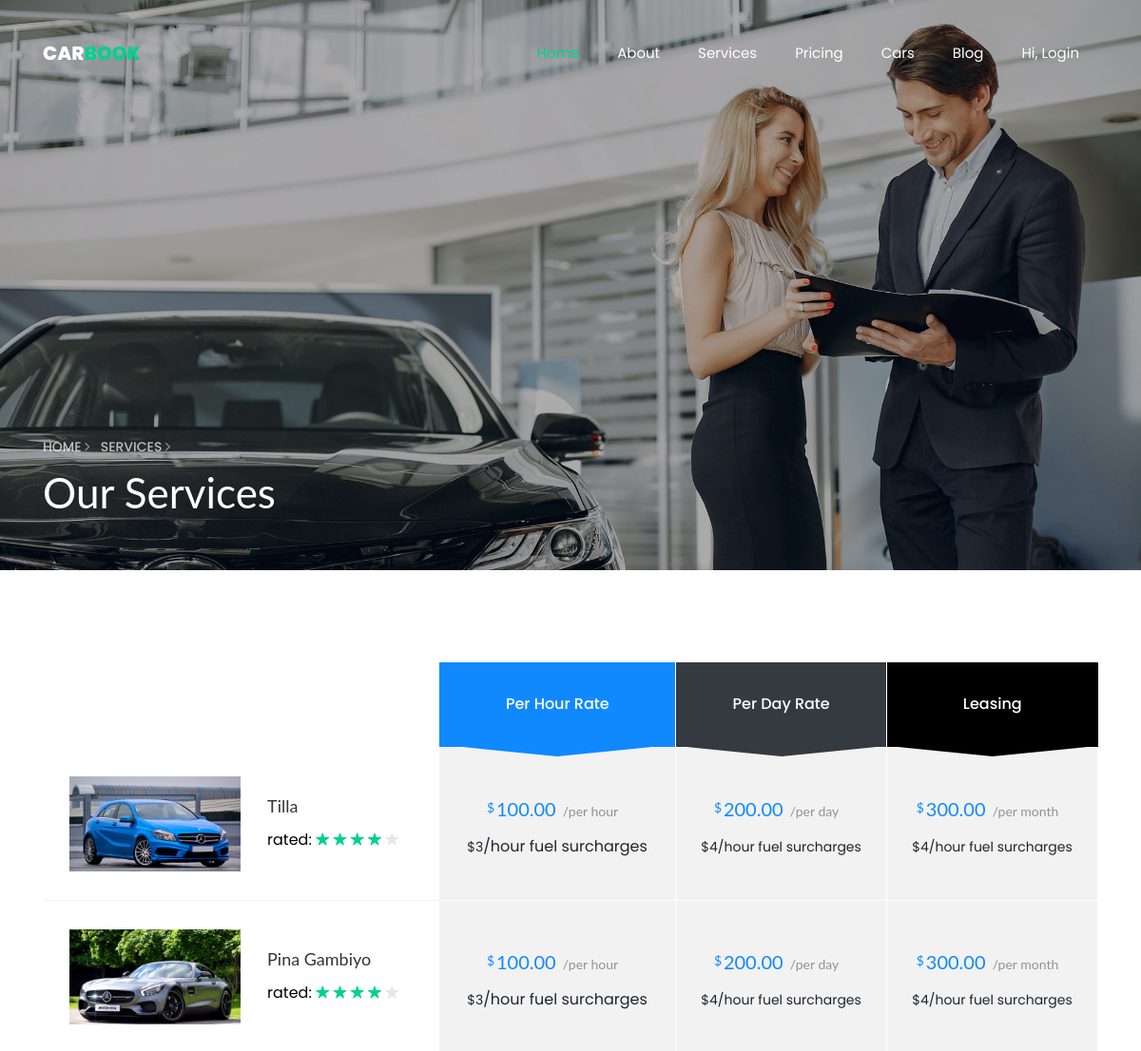
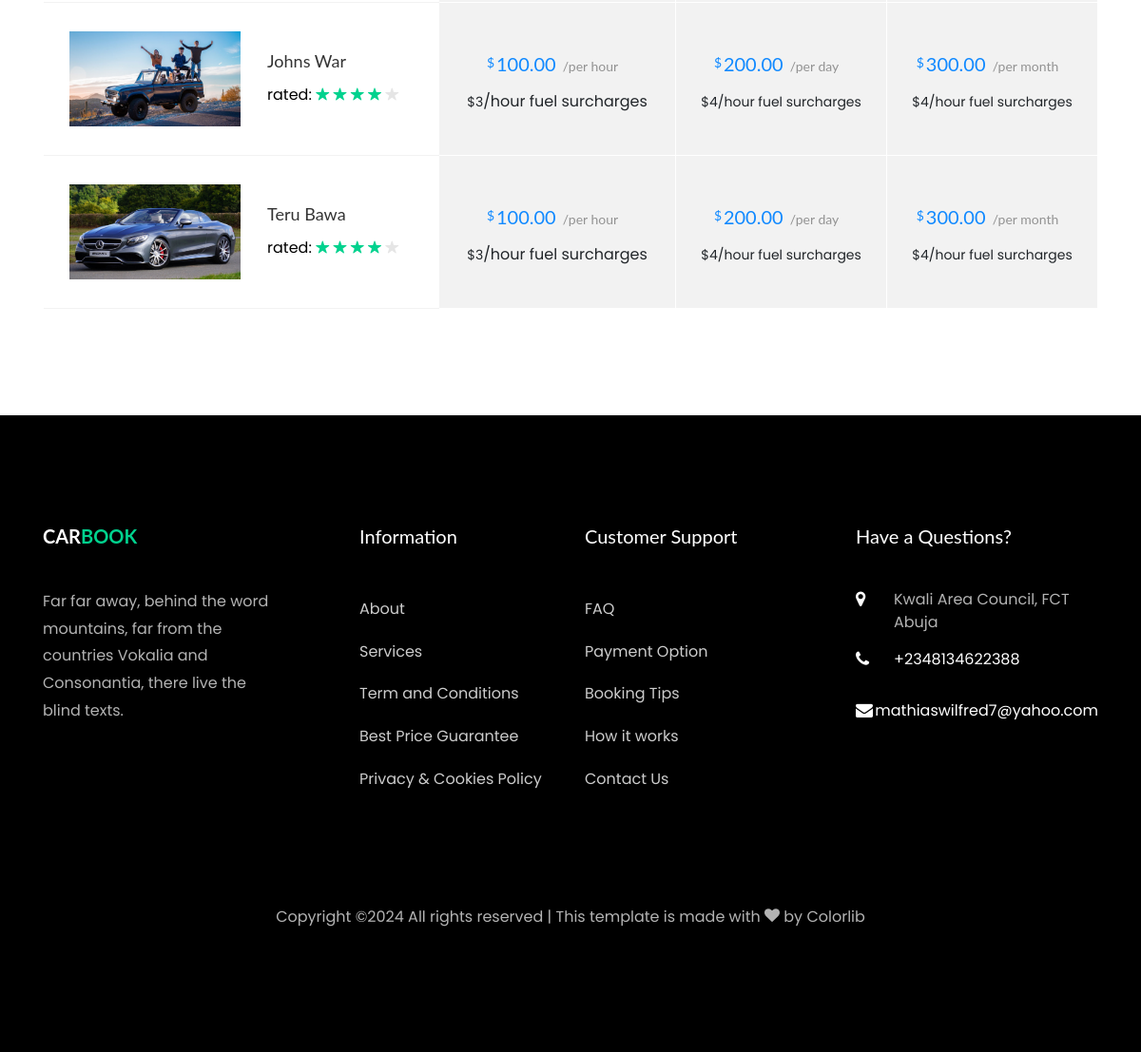
/pricing, run on the app's committed database (2 pictures, top to bottom).
### rentalApp/models.py (models this page shows, shortened)
class CarPricing(models.Model):
    car = models.ForeignKey(Cars, on_delete=models.CASCADE)
    pricing_tier_hour = models.ForeignKey('PricingTier', on_delete=models.CASCADE)
    pricing_tier_daily = models.ForeignKey('PricingTier', on_delete=models.CASCADE, related_name='daily', null=True)
    pricing_tier_leasing = models.ForeignKey('PricingTier', on_delete=models.CASCADE, related_name='leasing', null=True)

class Cars(models.Model):
    name = models.CharField(max_length=100, null=True)
    category = models.ForeignKey(Category, on_delete=models.CASCADE)
    price = models.BigIntegerField(default=0)
    image = models.ImageField(upload_to='media')
    model = models.CharField(max_length=100)
    make = models.CharField(max_length=100)
    description = models.TextField()
    is_available = models.BooleanField(default=True)

class PricingTier(models.Model):
    name = models.CharField(max_length=100)  # e.g. "Hourly", "Daily", "Monthly"
    duration = models.IntegerField()  # e.g. 1 hour, 1 day, 1 month
    price = models.DecimalField(max_digits=5, decimal_places=2)
    fuel_surcharge = models.DecimalField(max_digits=5, decimal_places=2, blank=True, null=True)

### rentalApp/views.py (the view)
# urls.py: path('pricing', v.pricing, name='pricing'),
def pricing(request):
    price = CarPricing.objects.all()
    context = {
        'prices':price
    }
    return render(request, 'rentalApp/pricing.html', context)

### rentalApp/templates/rentalApp/pricing.html (shortened to what this page needs)
{% extends 'rentalApp/base/service_pricing_base.html' %}
{% load static %}
{% block content %}
    <section class="ftco-section ftco-cart">
			<div class="container">
				<div class="row">
    			<div class="col-md-12 ftco-animate">
    				<div class="car-list">
	    				<table class="table">
						    <thead class="thead-primary">
						      <tr class="text-center">
						        <th>&nbsp;</th>
						        <th>&nbsp;</th>
						        <th class="bg-primary heading">Per Hour Rate</th>
						        <th class="bg-dark heading">Per Day Rate</th>
						        <th class="bg-black heading">Leasing</th>
						      </tr>
						    </thead>
						    <tbody>
							{% for price in prices %}
						      <tr class="">
						      	<td class="car-image"><div class="img" style="background-image: url({{price.car.image.url}});"></div></td>
								<td class="product-name">
						        	<h3>{{ price.car.name }}</h3>
						        	<p class="mb-0 rated">
						        		<span>rated:</span>
						        		<span class="ion-ios-star"></span>
						        		<span class="ion-ios-star"></span>
						        		<span class="ion-ios-star"></span>
						        		<span class="ion-ios-star"></span>
						        		<span class="ion-ios-star"></span>
						        	</p>
						        </td>
						        <td class="price">
									<div class="price-rate">
							        	<h3>
							        		<span class="num"><small class="currency">$</small>{{price.pricing_tier_hour.price}}</span>
							        		<span class="per">/per hour</span>
							        	</h3>
							        	<span class="subheading">${{price.pricing_tier_hour.duration}}</span>/hour fuel surcharges
						        	</div>
						        </td>
						        <td class="price">
						        	<div class="price-rate">
							        	<h3>
							        		<span class="num"><small class="currency">$</small> {{price.pricing_tier_daily.price}}</span>
							        		<span class="per">/per day</span>
							        	</h3>
							        	<span class="subheading">${{price.pricing_tier_daily.duration}}/hour fuel surcharges</span>
							        </div>
						        </td>
								<td class="price">
						        	<div class="price-rate">
							        	<h3>
							        		<span class="num"><small class="currency">$</small> {{price.pricing_tier_leasing.price}}</span>
							        		<span class="per">/per month</span>
							        	</h3>
							        	<span class="subheading">${{price.pricing_tier_leasing.duration}}/hour fuel surcharges</span>
							        </div>
						        </td>
						      </tr>
							{% endfor %}
						    </tbody>
						  </table>
					  </div>
    			</div>
    		</div>
			</div>
		</section>
{% endblock %}

### rentalApp/templates/rentalApp/base/service_pricing_base.html (shortened to what this page needs)
{% load static %}
<!DOCTYPE html>
<html lang="en">
  <head>
    <link rel="stylesheet" href="{% static 'rentalApp/css/open-iconic-bootstrap.min.css' %}">
    <link rel="stylesheet" href="{% static 'rentalApp/css/animate.css' %}">
    <link rel="stylesheet" href="{% static 'rentalApp/css/owl.carousel.min.css' %}">
    <link rel="stylesheet" href="{% static 'rentalApp/css/owl.theme.default.min.css' %}">
    <link rel="stylesheet" href="{% static 'rentalApp/css/magnific-popup.css' %}">
    <link rel="stylesheet" href="{% static 'rentalApp/css/aos.css' %}">
    <link rel="stylesheet" href="{% static 'rentalApp/css/ionicons.min.css' %}">
    <link rel="stylesheet" href="{% static 'rentalApp/css/bootstrap-datepicker.css' %}">
    <link rel="stylesheet" href="{% static 'rentalApp/css/jquery.timepicker.css' %}">
    <link rel="stylesheet" href="{% static 'rentalApp/css/flaticon.css' %}">
    <link rel="stylesheet" href="{% static 'rentalApp/css/icomoon.css' %}">
    <link rel="stylesheet" href="css/style.css">
    <link rel="stylesheet" href="{% static 'rentalApp/css/style.css' %}">
  </head>
  <body>
    {% include 'rentalApp/base/nav_base.html' %}
    <section class="hero-wrap hero-wrap-2 js-fullheight" style="background-image: url({% static 'rentalApp/images/bg_3.jpg' %});" data-stellar-background-ratio="0.5">
      <div class="overlay"></div>
      <div class="container">
        <div class="row no-gutters slider-text js-fullheight align-items-end justify-content-start">
          <div class="col-md-9 ftco-animate pb-5">
          	<p class="breadcrumbs"><span class="mr-2"><a href="index.html">Home <i class="ion-ios-arrow-forward"></i></a></span> <span>Services <i class="ion-ios-arrow-forward"></i></span></p>
            <h1 class="mb-3 bread">Our Services</h1>
          </div>
        </div>
      </div>
    </section>
    {% block content %}{% endblock %}
    {% include 'rentalApp/base/footer.html' %}
  </body>
</html>

### rentalApp/templates/rentalApp/base/nav_base.html (shortened to what this page needs)
<nav class="navbar navbar-expand-lg navbar-dark ftco_navbar bg-dark ftco-navbar-light" id="ftco-navbar">
    <div class="container">
      <a class="navbar-brand" href="{% url 'index' %}">Car<span>Book</span></a>
      <div class="collapse navbar-collapse" id="ftco-nav">
        <ul class="navbar-nav ml-auto">
          <li class="nav-item active"><a href="{% url 'index' %}" class="nav-link">Home</a></li>
          <li class="nav-item"><a href="{% url 'about' %}" class="nav-link">About</a></li>
          <li class="nav-item"><a href="{% url 'services' %}" class="nav-link">Services</a></li>
          <li class="nav-item"><a href="{% url 'pricing' %}" class="nav-link">Pricing</a></li>
          <li class="nav-item"><a href="{% url 'car' %}" class="nav-link">Cars</a></li>
          <li class="nav-item"><a href="{% url 'blog' %}" class="nav-link">Blog</a></li>
          {% if user.is_authenticated %}
          <li class="nav-item"><a href="{% url 'authentication:logout_user' %}" class="nav-link">Hi {{user}}, Logout</a></li>
          {% else %}
          <li class="nav-item"><a href="{% url 'authentication:user_login' %}" class="nav-link">Hi, Login</a></li>
          {% endif %}
        </ul>
      </div>
    </div>
  </nav>

### rentalApp/templates/rentalApp/base/footer.html (shortened to what this page needs)
{% load static %}
<footer class="ftco-footer ftco-bg-dark ftco-section">
    <div class="container">
      <div class="row mb-5">
        <div class="col-md">
          <div class="ftco-footer-widget mb-4">
            <h2 class="ftco-heading-2"><a href="#" class="logo">Car<span>book</span></a></h2>
            <p>Far far away, behind the word mountains, far from the countries Vokalia and Consonantia, there live the blind texts.</p>
            <ul class="ftco-footer-social list-unstyled float-md-left float-lft mt-5">
            </ul>
          </div>
        </div>
        <div class="col-md">
          <div class="ftco-footer-widget mb-4 ml-md-5">
            <h2 class="ftco-heading-2">Information</h2>
            <ul class="list-unstyled">
              <li><a href="#" class="py-2 d-block">About</a></li>
              <li><a href="#" class="py-2 d-block">Services</a></li>
              <li><a href="#" class="py-2 d-block">Term and Conditions</a></li>
              <li><a href="#" class="py-2 d-block">Best Price Guarantee</a></li>
              <li><a href="#" class="py-2 d-block">Privacy &amp; Cookies Policy</a></li>
            </ul>
          </div>
        </div>
        <div class="col-md">
           <div class="ftco-footer-widget mb-4">
            <h2 class="ftco-heading-2">Customer Support</h2>
            <ul class="list-unstyled">
              <li><a href="#" class="py-2 d-block">FAQ</a></li>
              <li><a href="#" class="py-2 d-block">Payment Option</a></li>
              <li><a href="#" class="py-2 d-block">Booking Tips</a></li>
              <li><a href="#" class="py-2 d-block">How it works</a></li>
              <li><a href="#" class="py-2 d-block">Contact Us</a></li>
            </ul>
          </div>
        </div>
        <div class="col-md">
          <div class="ftco-footer-widget mb-4">
              <h2 class="ftco-heading-2">Have a Questions?</h2>
              <div class="block-23 mb-3">
                <ul>
                  <li><span class="icon icon-map-marker"></span><span class="text">Kwali Area Council, FCT Abuja</span></li>
                  <li><a href="#"><span class="icon icon-phone"></span><span class="text">+2348134622388</span></a></li>
                  <li><a href="#"><span class="icon icon-envelope"></span><span class="text">mathiaswilfred7@yahoo.com</span></a></li>
                </ul>
              </div>
          </div>
        </div>
      </div>
      <div class="row">
        <div class="col-md-12 text-center">
          <p>
Copyright &copy;<script>document.write(new Date().getFullYear());</script> All rights reserved | This template is made with <i class="icon-heart color-danger" aria-hidden="true"></i> by <a href="https://colorlib.com" target="_blank">Colorlib</a>
</p>
        </div>
      </div>
    </div>
  </footer>

### rentalApp/static/rentalApp/css/icomoon.css (style rules this page uses)
[class^="icon-"], [class*=" icon-"] { font-family: 'icomoon' !important; speak: none; font-style: normal; font-weight: normal; font-variant: normal; text-transform: none; line-height: 1; -webkit-font-smoothing: antialiased; -moz-osx-font-smoothing: grayscale; }
.icon-heart:before { content: "\f004"; }
.icon-map-marker:before { content: "\f041"; }
.icon-phone:before { content: "\f095"; }
.icon-envelope:before { content: "\f0e0"; }

### data on the page
CarPricing: car.image (picture), car.name "Tilla", pricing_tier_hour.price "100.00", pricing_tier_hour.duration "3", pricing_tier_daily.price "200.00", pricing_tier_daily.duration "4", pricing_tier_leasing.price "300.00", pricing_tier_leasing.duration "4"
CarPricing: car.image (picture), car.name "Pina Gambiyo", pricing_tier_hour.price "100.00", pricing_tier_hour.duration "3", pricing_tier_daily.price "200.00", pricing_tier_daily.duration "4", pricing_tier_leasing.price "300.00", pricing_tier_leasing.duration "4"
CarPricing: car.image (picture), car.name "Johns War", pricing_tier_hour.price "100.00", pricing_tier_hour.duration "3", pricing_tier_daily.price "200.00", pricing_tier_daily.duration "4", pricing_tier_leasing.price "300.00", pricing_tier_leasing.duration "4"
CarPricing: car.image (picture), car.name "Teru Bawa", pricing_tier_hour.price "100.00", pricing_tier_hour.duration "3", pricing_tier_daily.price "200.00", pricing_tier_daily.duration "4", pricing_tier_leasing.price "300.00", pricing_tier_leasing.duration "4"
